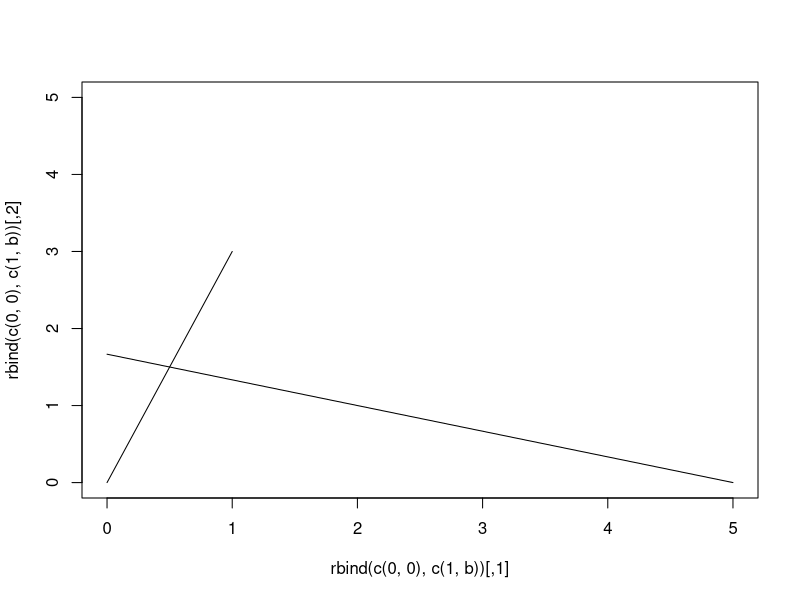
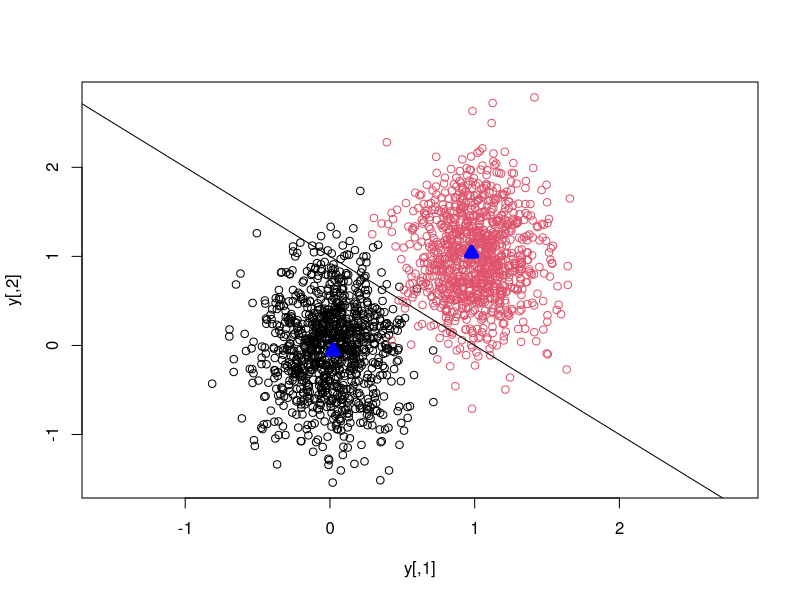
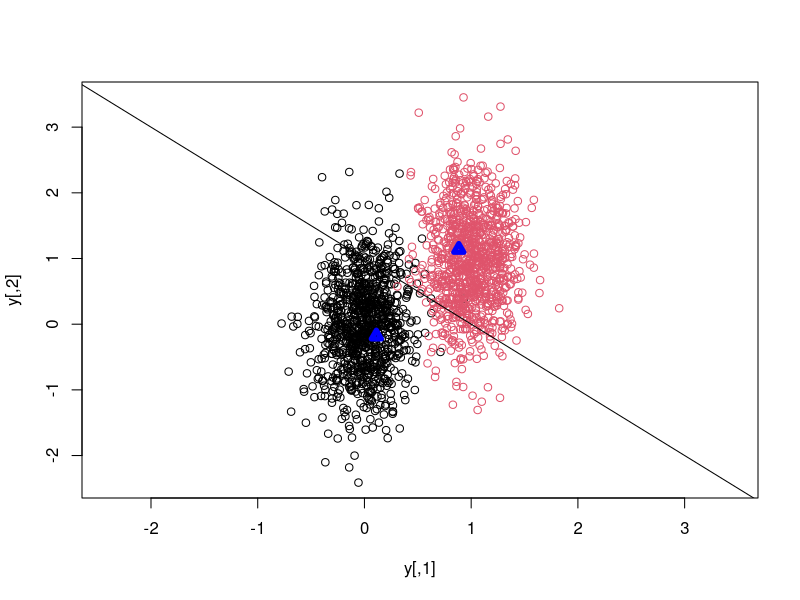
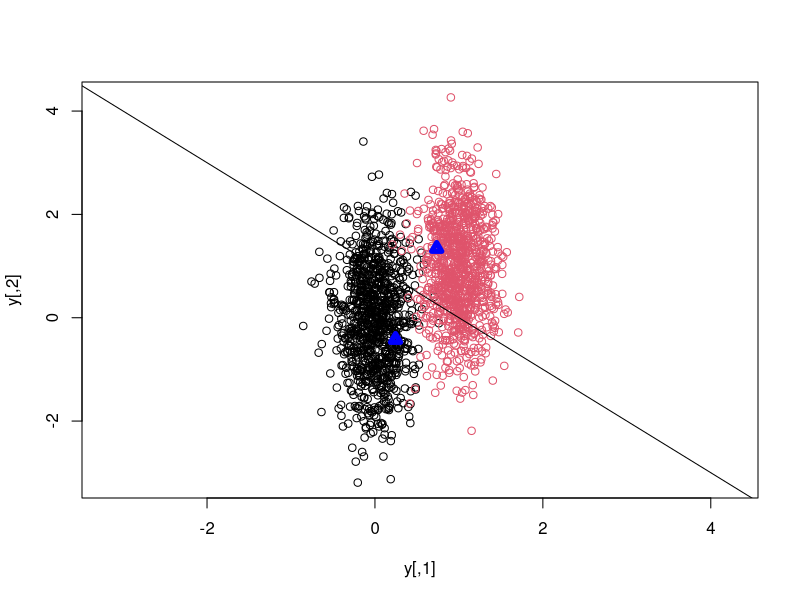
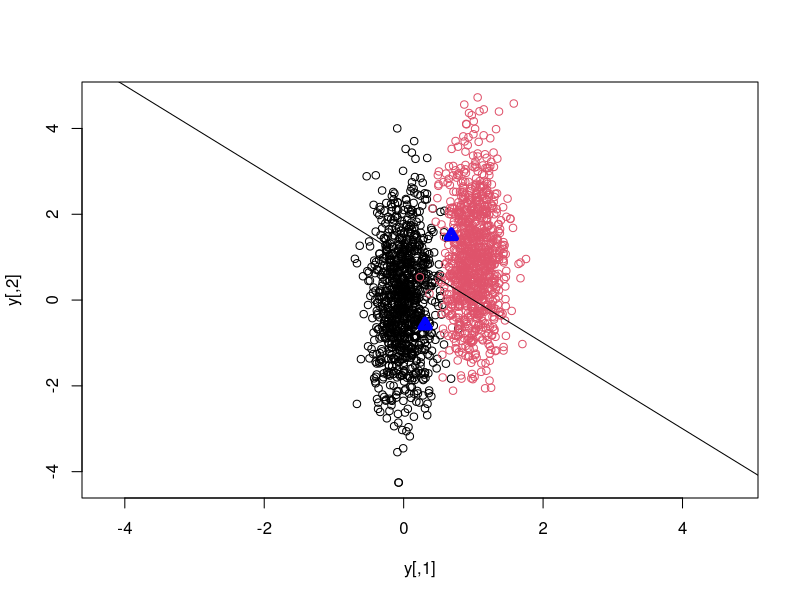
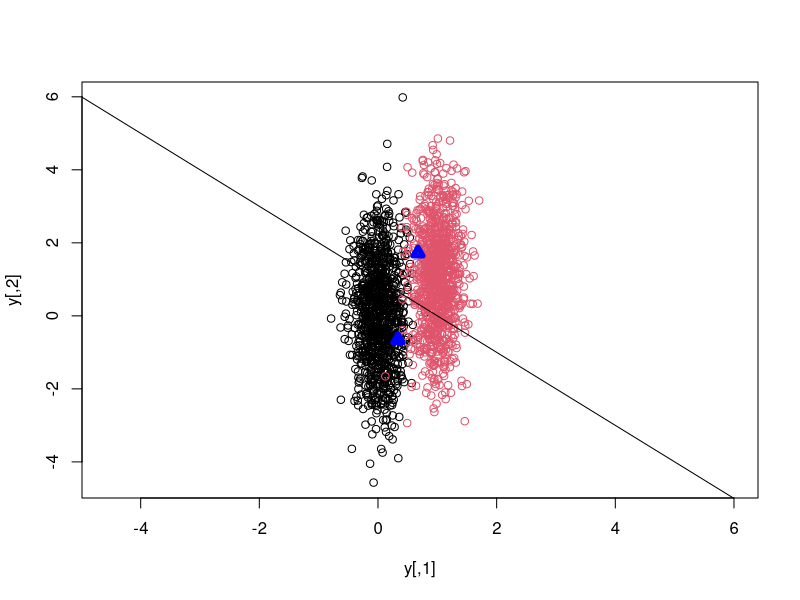
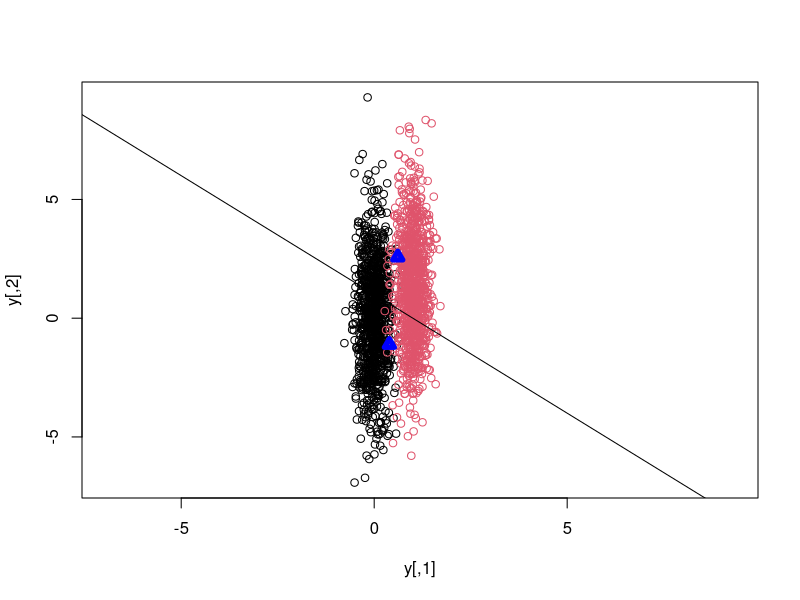
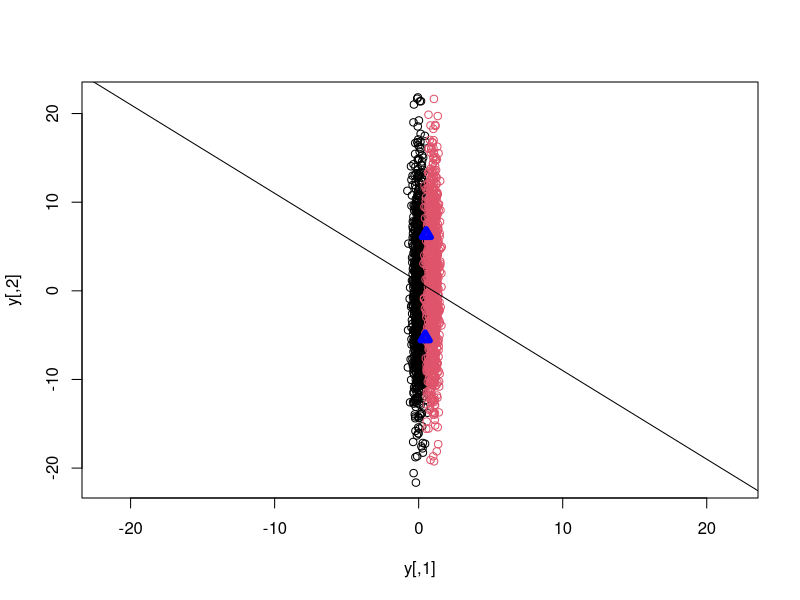

Write R code to recreate these figures, in order.

b<- 3

plot(rbind(c(0,0),c(1,b)),type="l",xlim = c(0,5),ylim=c(0,5))

lines(rbind(c(0, b/2+1/2/b),c(b^2/2+1/2,0)),type="l")


b<- 1
rho<- 5


kemans_test <-  function(b,rho){
  
  mu1<- c(0,0)
  mu2<- c(1,b)
  var<- c(1/40,1/40*rho)* 2
  y1<- t( sqrt(var) *matrix(rnorm(1000*2),nrow=2))
  y2<-  t( sqrt(var) *matrix(rnorm(1000*2),nrow=2)+ mu2)
  
  # plot(y1,xlim = c(-b*2,b*2),ylim=c(-b*2,b*2))
  # lines(y2, type="p",col="red")
  
  y<- rbind(y1,y2)
  
  plot(y,col=rep(c(1,2),each=1000), xlim= range(y[,2]), ylim=range(y[,2]))
  
  abline(a= b/2+1/2/b, b= -1/b)
  
  
  
  
  kmpp <- function(X, k) {
    n <- nrow(X)
    C <- numeric(k)
    C[1] <- sample(1:n, 1)
    
    for (i in 2:k) {
      dm <- abs(outer(X, X[C, ], "-"))
      pr <- apply(dm, 1, min)
      pr[C] <- 0
      C[i] <- sample(1:n, 1, prob = pr)
    }
    
    X[C, ]
  }
  
  ini<- kmpp(y,2)
  ini<- ini[order(ini[,1]),]
  
  # km<- kmeans(y, centers= ini)
  km<- kmeans(y, centers= rbind(mu1,mu2),iter.max=10)
  
  lines(km$centers,type = "p",pch=2,lwd=5,col="blue")
  
  
  rate <-sum(km$cluster != rep(c(1,2),each=1000))/2000
  print(min(rate,1-rate))
  
}

kemans_test(1,5)
kemans_test(1,10)
kemans_test(1,20)
kemans_test(1,30)
kemans_test(1,40)
kemans_test(1,100)
kemans_test(1,1000)


kemans_test(2,5)
kemans_test(2,10)
kemans_test(5,1000)
